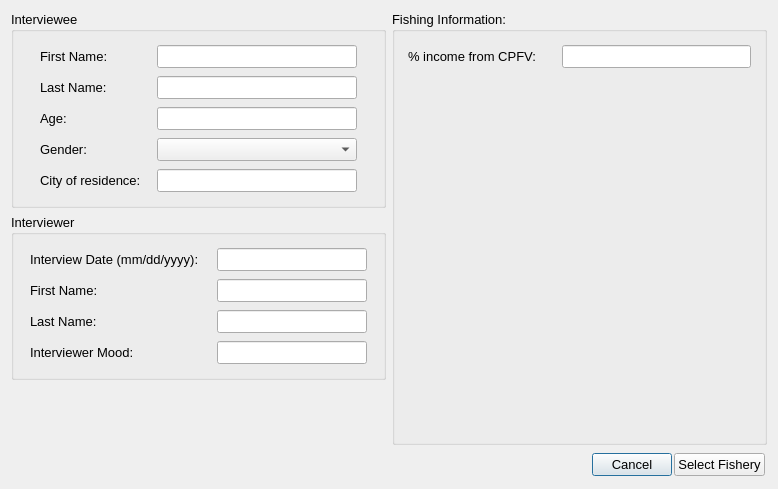
<ui version="4.0" >
 <author>Aaron Racicot</author>
 <class>InterviewStart</class>
 <widget class="QDialog" name="InterviewStart" >
  <property name="geometry" >
   <rect>
    <x>0</x>
    <y>0</y>
    <width>778</width>
    <height>489</height>
   </rect>
  </property>
  <property name="windowTitle" >
   <string>OpenOceanMap - Interview</string>
  </property>
  <layout class="QVBoxLayout" >
   <item>
    <layout class="QHBoxLayout" >
     <item>
      <layout class="QVBoxLayout" >
       <item>
        <layout class="QVBoxLayout" >
         <item>
          <widget class="QGroupBox" name="interviewee" >
           <property name="font" >
            <font>
             <pointsize>10</pointsize>
            </font>
           </property>
           <property name="title" >
            <string>Interviewee</string>
           </property>
           <layout class="QVBoxLayout" >
            <property name="spacing" >
             <number>0</number>
            </property>
            <item>
             <widget class="QWidget" native="1" name="interviewee_first_name" >
              <layout class="QHBoxLayout" >
               <property name="spacing" >
                <number>4</number>
               </property>
               <property name="leftMargin" >
                <number>4</number>
               </property>
               <property name="topMargin" >
                <number>4</number>
               </property>
               <property name="rightMargin" >
                <number>4</number>
               </property>
               <property name="bottomMargin" >
                <number>4</number>
               </property>
               <item>
                <widget class="QLabel" name="interviewee_first_name_text" >
                 <property name="minimumSize" >
                  <size>
                   <width>100</width>
                   <height>0</height>
                  </size>
                 </property>
                 <property name="maximumSize" >
                  <size>
                   <width>100</width>
                   <height>16777215</height>
                  </size>
                 </property>
                 <property name="text" >
                  <string>First Name:</string>
                 </property>
                </widget>
               </item>
               <item>
                <widget class="QLineEdit" name="interviewee_first_name_line" >
                 <property name="enabled" >
                  <bool>true</bool>
                 </property>
                 <property name="minimumSize" >
                  <size>
                   <width>200</width>
                   <height>0</height>
                  </size>
                 </property>
                 <property name="maximumSize" >
                  <size>
                   <width>200</width>
                   <height>16777215</height>
                  </size>
                 </property>
                 <property name="text" >
                  <string/>
                 </property>
                </widget>
               </item>
              </layout>
             </widget>
            </item>
            <item>
             <widget class="QWidget" native="1" name="interviewee_last_name" >
              <layout class="QHBoxLayout" >
               <property name="spacing" >
                <number>4</number>
               </property>
               <property name="leftMargin" >
                <number>4</number>
               </property>
               <property name="topMargin" >
                <number>4</number>
               </property>
               <property name="rightMargin" >
                <number>4</number>
               </property>
               <property name="bottomMargin" >
                <number>4</number>
               </property>
               <item>
                <widget class="QLabel" name="interviewee_last_name_text" >
                 <property name="minimumSize" >
                  <size>
                   <width>100</width>
                   <height>0</height>
                  </size>
                 </property>
                 <property name="maximumSize" >
                  <size>
                   <width>100</width>
                   <height>16777215</height>
                  </size>
                 </property>
                 <property name="text" >
                  <string>Last Name:</string>
                 </property>
                </widget>
               </item>
               <item>
                <widget class="QLineEdit" name="interviewee_last_name_line" >
                 <property name="enabled" >
                  <bool>true</bool>
                 </property>
                 <property name="minimumSize" >
                  <size>
                   <width>200</width>
                   <height>0</height>
                  </size>
                 </property>
                 <property name="maximumSize" >
                  <size>
                   <width>200</width>
                   <height>16777215</height>
                  </size>
                 </property>
                 <property name="text" >
                  <string/>
                 </property>
                </widget>
               </item>
              </layout>
             </widget>
            </item>
            <item>
             <widget class="QWidget" native="1" name="age" >
              <layout class="QHBoxLayout" >
               <property name="spacing" >
                <number>4</number>
               </property>
               <property name="leftMargin" >
                <number>4</number>
               </property>
               <property name="topMargin" >
                <number>4</number>
               </property>
               <property name="rightMargin" >
                <number>4</number>
               </property>
               <property name="bottomMargin" >
                <number>4</number>
               </property>
               <item>
                <widget class="QLabel" name="age_text" >
                 <property name="minimumSize" >
                  <size>
                   <width>100</width>
                   <height>0</height>
                  </size>
                 </property>
                 <property name="maximumSize" >
                  <size>
                   <width>100</width>
                   <height>16777215</height>
                  </size>
                 </property>
                 <property name="text" >
                  <string>Age:</string>
                 </property>
                </widget>
               </item>
               <item>
                <widget class="QLineEdit" name="age_line" >
                 <property name="enabled" >
                  <bool>true</bool>
                 </property>
                 <property name="minimumSize" >
                  <size>
                   <width>200</width>
                   <height>0</height>
                  </size>
                 </property>
                 <property name="maximumSize" >
                  <size>
                   <width>200</width>
                   <height>16777215</height>
                  </size>
                 </property>
                 <property name="text" >
                  <string/>
                 </property>
                </widget>
               </item>
              </layout>
             </widget>
            </item>
            <item>
             <widget class="QWidget" native="1" name="gender" >
              <layout class="QHBoxLayout" >
               <property name="spacing" >
                <number>4</number>
               </property>
               <property name="leftMargin" >
                <number>4</number>
               </property>
               <property name="topMargin" >
                <number>4</number>
               </property>
               <property name="rightMargin" >
                <number>4</number>
               </property>
               <property name="bottomMargin" >
                <number>4</number>
               </property>
               <item>
                <widget class="QLabel" name="gender_text" >
                 <property name="minimumSize" >
                  <size>
                   <width>100</width>
                   <height>0</height>
                  </size>
                 </property>
                 <property name="maximumSize" >
                  <size>
                   <width>100</width>
                   <height>16777215</height>
                  </size>
                 </property>
                 <property name="text" >
                  <string>Gender:</string>
                 </property>
                </widget>
               </item>
               <item>
                <widget class="QComboBox" name="gender_comboBox" >
                 <property name="maximumSize" >
                  <size>
                   <width>200</width>
                   <height>16777215</height>
                  </size>
                 </property>
                 <item>
                  <property name="text" >
                   <string/>
                  </property>
                 </item>
                 <item>
                  <property name="text" >
                   <string>Male</string>
                  </property>
                 </item>
                 <item>
                  <property name="text" >
                   <string>Female</string>
                  </property>
                 </item>
                </widget>
               </item>
              </layout>
             </widget>
            </item>
            <item>
             <widget class="QWidget" native="1" name="age_2" >
              <layout class="QHBoxLayout" >
               <property name="spacing" >
                <number>4</number>
               </property>
               <property name="leftMargin" >
                <number>4</number>
               </property>
               <property name="topMargin" >
                <number>4</number>
               </property>
               <property name="rightMargin" >
                <number>4</number>
               </property>
               <property name="bottomMargin" >
                <number>4</number>
               </property>
               <item>
                <widget class="QLabel" name="city_text" >
                 <property name="minimumSize" >
                  <size>
                   <width>100</width>
                   <height>0</height>
                  </size>
                 </property>
                 <property name="maximumSize" >
                  <size>
                   <width>100</width>
                   <height>16777215</height>
                  </size>
                 </property>
                 <property name="text" >
                  <string>City of residence:</string>
                 </property>
                </widget>
               </item>
               <item>
                <widget class="QLineEdit" name="city_line" >
                 <property name="enabled" >
                  <bool>true</bool>
                 </property>
                 <property name="minimumSize" >
                  <size>
                   <width>200</width>
                   <height>0</height>
                  </size>
                 </property>
                 <property name="maximumSize" >
                  <size>
                   <width>200</width>
                   <height>16777215</height>
                  </size>
                 </property>
                 <property name="text" >
                  <string/>
                 </property>
                </widget>
               </item>
              </layout>
             </widget>
            </item>
           </layout>
          </widget>
         </item>
         <item>
          <widget class="QGroupBox" name="interviewee_2" >
           <property name="font" >
            <font>
             <pointsize>10</pointsize>
            </font>
           </property>
           <property name="title" >
            <string>Interviewer</string>
           </property>
           <layout class="QVBoxLayout" >
            <property name="spacing" >
             <number>0</number>
            </property>
            <item>
             <widget class="QWidget" native="1" name="interviewee_first_name_2" >
              <layout class="QHBoxLayout" >
               <property name="spacing" >
                <number>4</number>
               </property>
               <property name="leftMargin" >
                <number>4</number>
               </property>
               <property name="topMargin" >
                <number>4</number>
               </property>
               <property name="rightMargin" >
                <number>4</number>
               </property>
               <property name="bottomMargin" >
                <number>4</number>
               </property>
               <item>
                <widget class="QLabel" name="date_text" >
                 <property name="minimumSize" >
                  <size>
                   <width>180</width>
                   <height>0</height>
                  </size>
                 </property>
                 <property name="maximumSize" >
                  <size>
                   <width>180</width>
                   <height>16777215</height>
                  </size>
                 </property>
                 <property name="text" >
                  <string>Interview Date (mm/dd/yyyy):</string>
                 </property>
                </widget>
               </item>
               <item>
                <widget class="QLineEdit" name="date_line" >
                 <property name="enabled" >
                  <bool>true</bool>
                 </property>
                 <property name="minimumSize" >
                  <size>
                   <width>150</width>
                   <height>0</height>
                  </size>
                 </property>
                 <property name="maximumSize" >
                  <size>
                   <width>150</width>
                   <height>16777215</height>
                  </size>
                 </property>
                 <property name="text" >
                  <string/>
                 </property>
                </widget>
               </item>
              </layout>
             </widget>
            </item>
            <item>
             <widget class="QWidget" native="1" name="interviewee_first_name_3" >
              <layout class="QHBoxLayout" >
               <property name="spacing" >
                <number>4</number>
               </property>
               <property name="leftMargin" >
                <number>4</number>
               </property>
               <property name="topMargin" >
                <number>4</number>
               </property>
               <property name="rightMargin" >
                <number>4</number>
               </property>
               <property name="bottomMargin" >
                <number>4</number>
               </property>
               <item>
                <widget class="QLabel" name="interviewer1_first_name_text" >
                 <property name="minimumSize" >
                  <size>
                   <width>180</width>
                   <height>0</height>
                  </size>
                 </property>
                 <property name="maximumSize" >
                  <size>
                   <width>180</width>
                   <height>16777215</height>
                  </size>
                 </property>
                 <property name="text" >
                  <string>First Name:</string>
                 </property>
                </widget>
               </item>
               <item>
                <widget class="QLineEdit" name="interviewer1_first_name_line" >
                 <property name="enabled" >
                  <bool>true</bool>
                 </property>
                 <property name="minimumSize" >
                  <size>
                   <width>150</width>
                   <height>0</height>
                  </size>
                 </property>
                 <property name="maximumSize" >
                  <size>
                   <width>150</width>
                   <height>16777215</height>
                  </size>
                 </property>
                 <property name="text" >
                  <string/>
                 </property>
                </widget>
               </item>
              </layout>
             </widget>
            </item>
            <item>
             <widget class="QWidget" native="1" name="interviewee_first_name_4" >
              <layout class="QHBoxLayout" >
               <property name="spacing" >
                <number>4</number>
               </property>
               <property name="leftMargin" >
                <number>4</number>
               </property>
               <property name="topMargin" >
                <number>4</number>
               </property>
               <property name="rightMargin" >
                <number>4</number>
               </property>
               <property name="bottomMargin" >
                <number>4</number>
               </property>
               <item>
                <widget class="QLabel" name="interviewer1_last_name_text" >
                 <property name="minimumSize" >
                  <size>
                   <width>180</width>
                   <height>0</height>
                  </size>
                 </property>
                 <property name="maximumSize" >
                  <size>
                   <width>180</width>
                   <height>16777215</height>
                  </size>
                 </property>
                 <property name="text" >
                  <string>Last Name:</string>
                 </property>
                </widget>
               </item>
               <item>
                <widget class="QLineEdit" name="interviewer1_last_name_line" >
                 <property name="enabled" >
                  <bool>true</bool>
                 </property>
                 <property name="minimumSize" >
                  <size>
                   <width>150</width>
                   <height>0</height>
                  </size>
                 </property>
                 <property name="maximumSize" >
                  <size>
                   <width>150</width>
                   <height>16777215</height>
                  </size>
                 </property>
                 <property name="text" >
                  <string/>
                 </property>
                </widget>
               </item>
              </layout>
             </widget>
            </item>
            <item>
             <widget class="QWidget" native="1" name="interviewee_first_name_5" >
              <layout class="QHBoxLayout" >
               <property name="spacing" >
                <number>4</number>
               </property>
               <property name="leftMargin" >
                <number>4</number>
               </property>
               <property name="topMargin" >
                <number>4</number>
               </property>
               <property name="rightMargin" >
                <number>4</number>
               </property>
               <property name="bottomMargin" >
                <number>4</number>
               </property>
               <item>
                <widget class="QLabel" name="mood_text" >
                 <property name="minimumSize" >
                  <size>
                   <width>180</width>
                   <height>0</height>
                  </size>
                 </property>
                 <property name="maximumSize" >
                  <size>
                   <width>180</width>
                   <height>16777215</height>
                  </size>
                 </property>
                 <property name="text" >
                  <string>Interviewer Mood:</string>
                 </property>
                </widget>
               </item>
               <item>
                <widget class="QLineEdit" name="mood_line" >
                 <property name="enabled" >
                  <bool>true</bool>
                 </property>
                 <property name="minimumSize" >
                  <size>
                   <width>150</width>
                   <height>0</height>
                  </size>
                 </property>
                 <property name="maximumSize" >
                  <size>
                   <width>150</width>
                   <height>16777215</height>
                  </size>
                 </property>
                 <property name="text" >
                  <string/>
                 </property>
                </widget>
               </item>
              </layout>
             </widget>
            </item>
           </layout>
          </widget>
         </item>
        </layout>
       </item>
       <item>
        <spacer>
         <property name="orientation" >
          <enum>Qt::Vertical</enum>
         </property>
         <property name="sizeHint" >
          <size>
           <width>20</width>
           <height>40</height>
          </size>
         </property>
        </spacer>
       </item>
      </layout>
     </item>
     <item>
      <widget class="QGroupBox" name="vessel_info" >
       <property name="font" >
        <font>
         <pointsize>10</pointsize>
        </font>
       </property>
       <property name="title" >
        <string>Fishing Information:</string>
       </property>
       <layout class="QVBoxLayout" >
        <property name="spacing" >
         <number>0</number>
        </property>
        <item>
         <widget class="QWidget" native="1" name="home_port_2" >
          <property name="font" >
           <font>
            <pointsize>10</pointsize>
           </font>
          </property>
          <layout class="QHBoxLayout" >
           <property name="spacing" >
            <number>4</number>
           </property>
           <property name="leftMargin" >
            <number>4</number>
           </property>
           <property name="topMargin" >
            <number>4</number>
           </property>
           <property name="rightMargin" >
            <number>4</number>
           </property>
           <property name="bottomMargin" >
            <number>4</number>
           </property>
           <item>
            <widget class="QLabel" name="perc_income_text" >
             <property name="minimumSize" >
              <size>
               <width>150</width>
               <height>0</height>
              </size>
             </property>
             <property name="maximumSize" >
              <size>
               <width>150</width>
               <height>16777215</height>
              </size>
             </property>
             <property name="font" >
              <font>
               <pointsize>10</pointsize>
              </font>
             </property>
             <property name="text" >
              <string>% income from CPFV:</string>
             </property>
            </widget>
           </item>
           <item>
            <widget class="QLineEdit" name="perc_income_line" >
             <property name="enabled" >
              <bool>true</bool>
             </property>
             <property name="minimumSize" >
              <size>
               <width>100</width>
               <height>0</height>
              </size>
             </property>
             <property name="maximumSize" >
              <size>
               <width>200</width>
               <height>16777215</height>
              </size>
             </property>
             <property name="font" >
              <font>
               <pointsize>10</pointsize>
              </font>
             </property>
             <property name="text" >
              <string/>
             </property>
            </widget>
           </item>
          </layout>
         </widget>
        </item>
        <item>
         <spacer>
          <property name="orientation" >
           <enum>Qt::Vertical</enum>
          </property>
          <property name="sizeHint" >
           <size>
            <width>20</width>
            <height>40</height>
           </size>
          </property>
         </spacer>
        </item>
       </layout>
      </widget>
     </item>
    </layout>
   </item>
   <item>
    <widget class="QWidget" native="1" name="button_box" >
     <layout class="QHBoxLayout" >
      <property name="spacing" >
       <number>2</number>
      </property>
      <property name="leftMargin" >
       <number>2</number>
      </property>
      <property name="topMargin" >
       <number>2</number>
      </property>
      <property name="rightMargin" >
       <number>2</number>
      </property>
      <property name="bottomMargin" >
       <number>2</number>
      </property>
      <item>
       <spacer>
        <property name="orientation" >
         <enum>Qt::Horizontal</enum>
        </property>
        <property name="sizeHint" >
         <size>
          <width>40</width>
          <height>20</height>
         </size>
        </property>
       </spacer>
      </item>
      <item>
       <widget class="QPushButton" name="pbnCancel" >
        <property name="font" >
         <font>
          <pointsize>10</pointsize>
         </font>
        </property>
        <property name="text" >
         <string>Cancel</string>
        </property>
       </widget>
      </item>
      <item>
       <widget class="QPushButton" name="pbnSelectFishery" >
        <property name="font" >
         <font>
          <pointsize>10</pointsize>
         </font>
        </property>
        <property name="text" >
         <string>Select Fishery</string>
        </property>
       </widget>
      </item>
     </layout>
    </widget>
   </item>
  </layout>
 </widget>
 <resources/>
 <connections/>
</ui>
